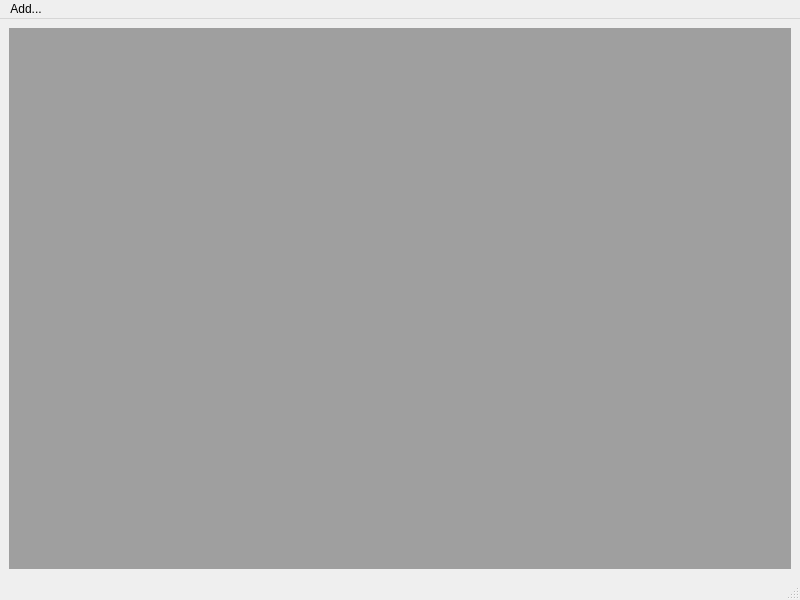
<?xml version="1.0" encoding="UTF-8"?>
<ui version="4.0">
 <class>workspace</class>
 <widget class="QMainWindow" name="workspace">
  <property name="geometry">
   <rect>
    <x>0</x>
    <y>0</y>
    <width>800</width>
    <height>600</height>
   </rect>
  </property>
  <property name="windowTitle">
   <string>MainWindow</string>
  </property>
  <widget class="QWidget" name="centralwidget">
   <layout class="QGridLayout" name="gridLayout_2">
    <item row="0" column="0">
     <widget class="QMdiArea" name="mdiArea"/>
    </item>
   </layout>
  </widget>
  <widget class="QMenuBar" name="menubar">
   <property name="geometry">
    <rect>
     <x>0</x>
     <y>0</y>
     <width>800</width>
     <height>17</height>
    </rect>
   </property>
   <widget class="QMenu" name="menuAdd">
    <property name="title">
     <string>Add...</string>
    </property>
    <addaction name="actionSensor"/>
    <addaction name="actionControl"/>
    <addaction name="actionGraph"/>
    <addaction name="actionGauge"/>
    <addaction name="actionLogger"/>
   </widget>
   <addaction name="menuAdd"/>
  </widget>
  <widget class="QStatusBar" name="statusbar"/>
  <action name="actionSensor">
   <property name="text">
    <string>Sensor...</string>
   </property>
  </action>
  <action name="actionControl">
   <property name="text">
    <string>Control...</string>
   </property>
  </action>
  <action name="actionGraph">
   <property name="text">
    <string>Graph...</string>
   </property>
  </action>
  <action name="actionGauge">
   <property name="text">
    <string>Gauge...</string>
   </property>
  </action>
  <action name="actionLogger">
   <property name="text">
    <string>Logger...</string>
   </property>
  </action>
 </widget>
 <resources/>
 <connections/>
</ui>
